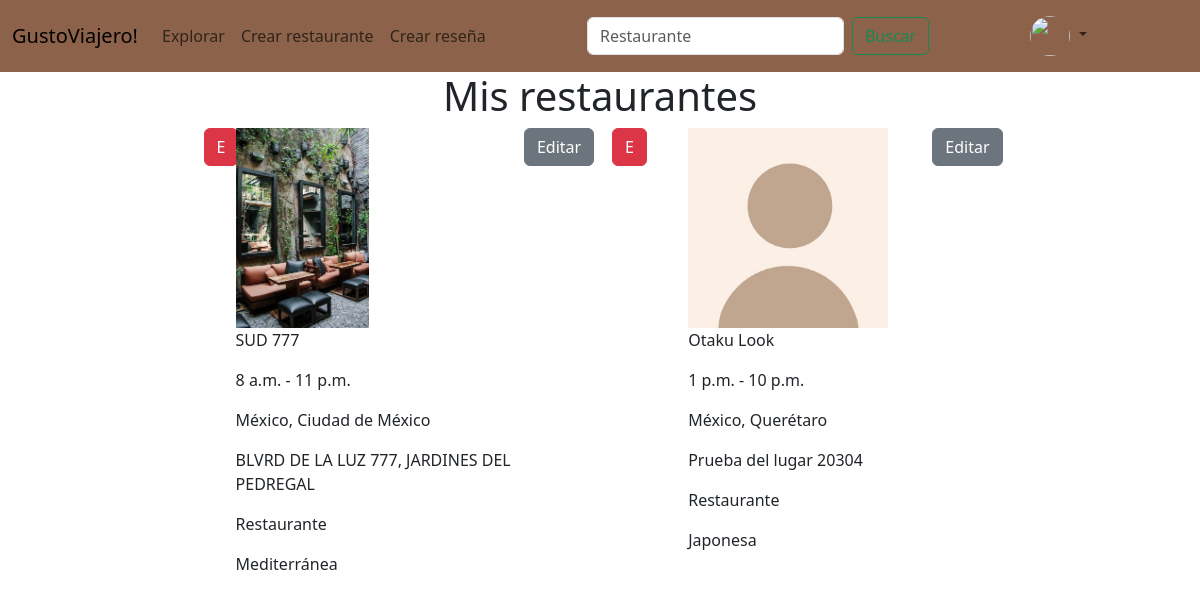
/misrestaurantes/ (signed in), run on the app's committed database.
### inicio/models.py (models this page shows, shortened)
class Restaurante (models.Model):
    Nombre=models.CharField(max_length=50, default='Restaurante')
    Propietario=models.ForeignKey(User, on_delete=models.CASCADE, default=1)
    Pais=models.CharField(max_length=50)
    Estado=models.CharField(max_length=50)
    Direccion=models.CharField(max_length=200)
    Promedio=models.DecimalField(max_digits=3,decimal_places=2, default=0, blank=True)
    TipoCocina=models.ForeignKey(TipoCocina,on_delete=models.CASCADE, blank=True, null=True)
    CategoriaL=models.ForeignKey(CategoriaL,on_delete=models.CASCADE, blank=True, null=True)
    Apertura=models.TimeField()
    Cierre=models.TimeField()
    Descripción=models.CharField(max_length=280, null=True, blank=True)

class FotosLugar(models.Model):
    RestauranteID=models.ForeignKey(Restaurante, on_delete=models.CASCADE, blank=True)
    Imagen=models.ImageField(upload_to='uploads/lugar', blank=True, null=True)

class CategoriaL(models.Model):
    Nombre=models.CharField(max_length=30)
    def __str__(self):
        return self.Nombre

class TipoCocina(models.Model):
    Nombre=models.CharField(max_length=25)
    def __str__(self):
        return self.Nombre

### inicio/views.py (the view)
# urls.py: path('misrestaurantes/',views.mis_restaurantes, name='mis_restaurantes'),
def mis_restaurantes(request):
    if request.user.is_authenticated:
        Elementos=Restaurante.objects.filter(Propietario=request.user).prefetch_related('fotoslugar_set')
    return render(request, "mis_restaurantes.html",{'Elementos': Elementos})

### inicio/templates/mis_restaurantes.html (shortened to what this page needs)
{% extends 'base.html' %}
{% load static %}
{% block content %}
<p class="h1">
    Mis restaurantes
</p>
<div class="row">
    {% if Elementos %}
        {% for Elemento in Elementos %}
            <div class="col">
                <div class="d-flex">
                    <div class="col-1">
                        <a href="{% url 'eliminar_restaurante' Elemento.id %}" class="btn btn-danger">E</a>
                    </div>
                    <div class="col-9 d-grid align-content-center justify-content-center">
                        {% if Elemento.fotoslugar_set.all %}
                            {% for foto in Elemento.fotoslugar_set.all %}
                                <img src="{{foto.Imagen.url}}" style="height:200px;">
                            {% endfor %}
                        {% else %}
                            <img src="{% static 'images/default-perfil.jpg' %}" style="height:200px;">
                        {% endif %}
                        <p>{{ Elemento.Nombre }}</p>
                        <p>{{ Elemento.Apertura }} - {{ Elemento.Cierre }}</p>
                        <p>{{ Elemento.Pais }}, {{Elemento.Estado}}</p>
                        <p>{{Elemento.Direccion}}</p>
                        {% if Elemento.CategoriaL %}
                            <p>{{Elemento.CategoriaL}}</p>
                        {% endif %}
                        {% if Elemento.TipoCocina %}
                            <p>{{Elemento.TipoCocina}}</p>
                        {% endif %}
                    </div>
                    <div class="col-2">
                        <button type="button" class="btn btn-secondary">Editar</button>
                    </div>
                </div>
            </div>
        {% endfor %}
    {% else %}
        <p>No tienes restaurantes</p>
        <a href="{% url 'crear_restaurante' %}" class="btn btn-light" style="color: #F27D16;">Crear restaurante</a>
    {% endif %}
</div>
{% endblock %}

### data on the page
Restaurante: Nombre "SUD 777", Apertura "8 a.m.", Cierre "11 p.m.", Pais "México", Estado "Ciudad de México", Direccion "BLVRD DE LA LUZ 777, JARDINES DEL PEDREGAL", CategoriaL "Restaurante", TipoCocina "Mediterránea"
FotosLugar: Imagen (picture)
Restaurante: Nombre "Otaku Look", Apertura "1 p.m.", Cierre "10 p.m.", Pais "México", Estado "Querétaro", Direccion "Prueba del lugar 20304", CategoriaL "Restaurante", TipoCocina "Japonesa"
